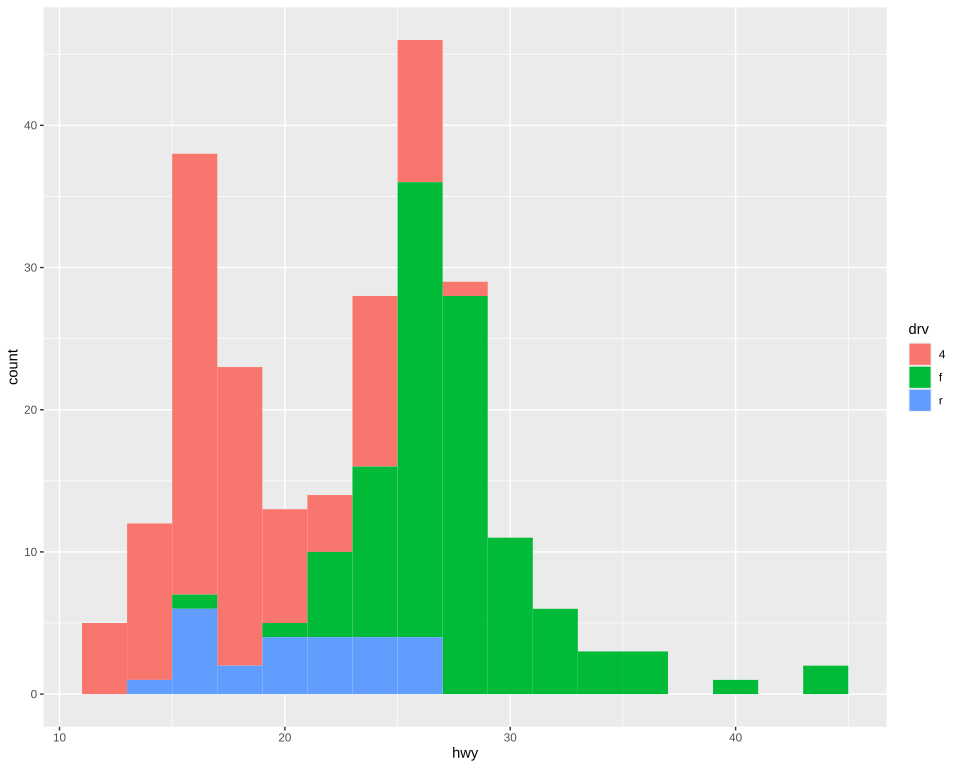

The script that drew this image:
# The plot test/golden/histogram_fill.svg draws, drawn by ggplot2 itself, as ggplot2's own visual
# tests draw their snapshots: the independent check on that golden whenever it changes. The suite
# never runs this; it needs R, ggplot2 and vdiffr, saved as the Docker image
# giggly-r:ggplot2-4.0.3. From the repository's root:
#
#   docker run --rm -v "$PWD/test/golden":/golden:ro giggly-r:ggplot2-4.0.3 \
#     Rscript /golden/histogram_fill.R > histogram_fill.ggplot2.svg
#
# and compare the two drawings element by element, as test/golden/point.R describes.
#
# mpg's highway mileages in bins 2 wide, the bars of each drive train stacked in each bin and
# filled by it.
# First checked with ggplot2 4.0.3 and vdiffr 1.0.9: every element matches, the x axis drawn before
# the y as test/golden/point.R describes, and every clip path.

library(ggplot2)

plot <- ggplot(mpg, aes(hwy, fill = drv)) +
  geom_histogram(binwidth = 2) +
  theme_gray()

file <- tempfile(fileext = ".svg")
suppressWarnings(vdiffr::write_svg(plot, file))
cat(readLines(file), sep = "\n")
